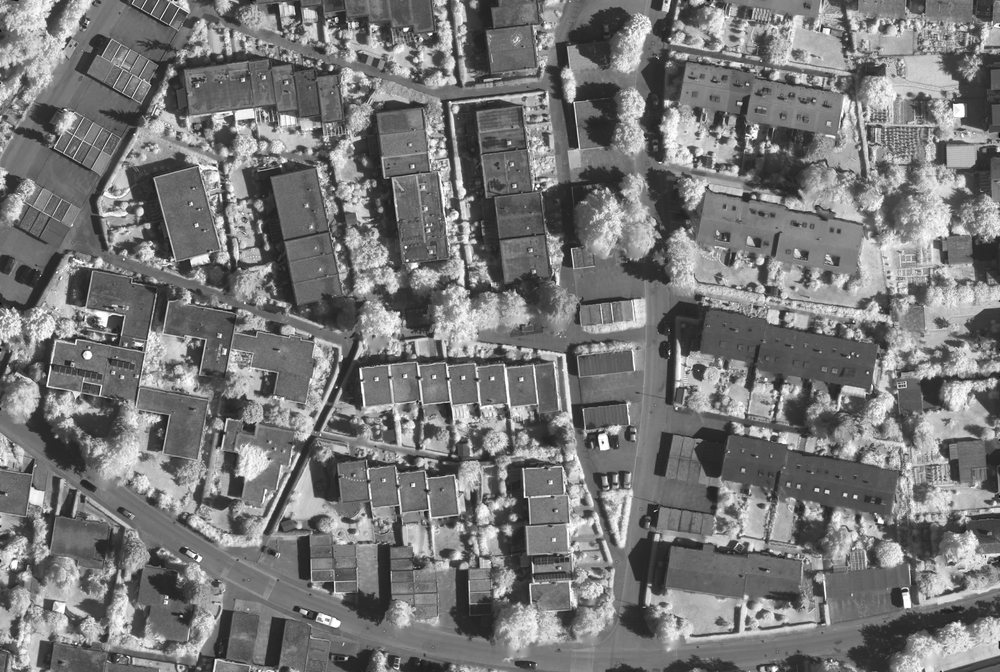
#> input picture canaisRGB_area35/canal_R.png, 1000 x 672 px, shrunk from 2805 x 1884 before the run; the run also reads 1 picture not shown here
$ python d5area35_transformarYUV.py
#> lines starting #> are read from the running program, lines starting #| are printed output that depends on the picture
import os  # pastas e caminhos
import cv2  # ler e salvar
import numpy as np  # contas
import matplotlib.pyplot as plt  # plot

pasta_rgb = "canaisRGB_area35"  # origem dos canais RGB
pasta_saida = "canaisYUV_area35"  # saída YUV
os.makedirs(pasta_saida, exist_ok=True)  # cria pasta

R = cv2.imread(os.path.join(pasta_rgb, "canal_R.png"), cv2.IMREAD_GRAYSCALE)  # lê R
#> R is the input picture: shape (672, 1000); min 9, max 255, mean 119.9
G = cv2.imread(os.path.join(pasta_rgb, "canal_G.png"), cv2.IMREAD_GRAYSCALE)  # lê G
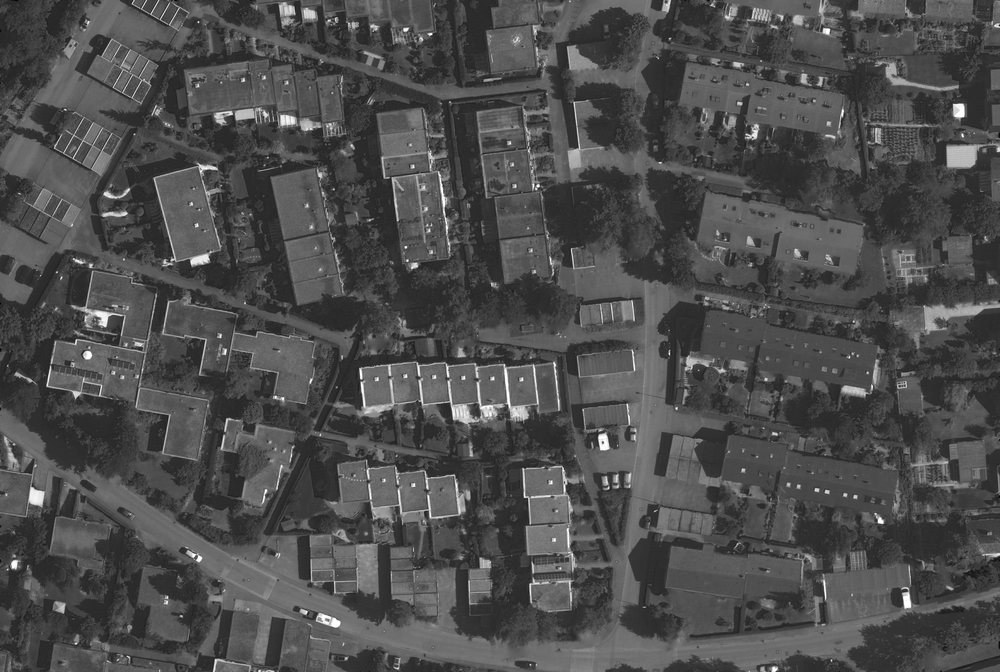
#> input picture canaisRGB_area35/canal_G.png, 1000 x 672 px, shrunk from 2805 x 1884 before the run
#> G is the input picture: shape (672, 1000); min 8, max 255, mean 77.1
B = cv2.imread(os.path.join(pasta_rgb, "canal_B.png"), cv2.IMREAD_GRAYSCALE)  # lê B

if R is None or G is None or B is None:  # checa leitura
    raise FileNotFoundError("Não foi possível carregar canal_R.png, canal_G.png ou canal_B.png em canaisRGB_area35.")  # erro

R = R.astype(np.float32)  # float para não truncar
G = G.astype(np.float32)  # float para não truncar
B = B.astype(np.float32)  # float para não truncar

# BT.601 (YUV)
Y = 0.299 * R + 0.587 * G + 0.114 * B  # luminância
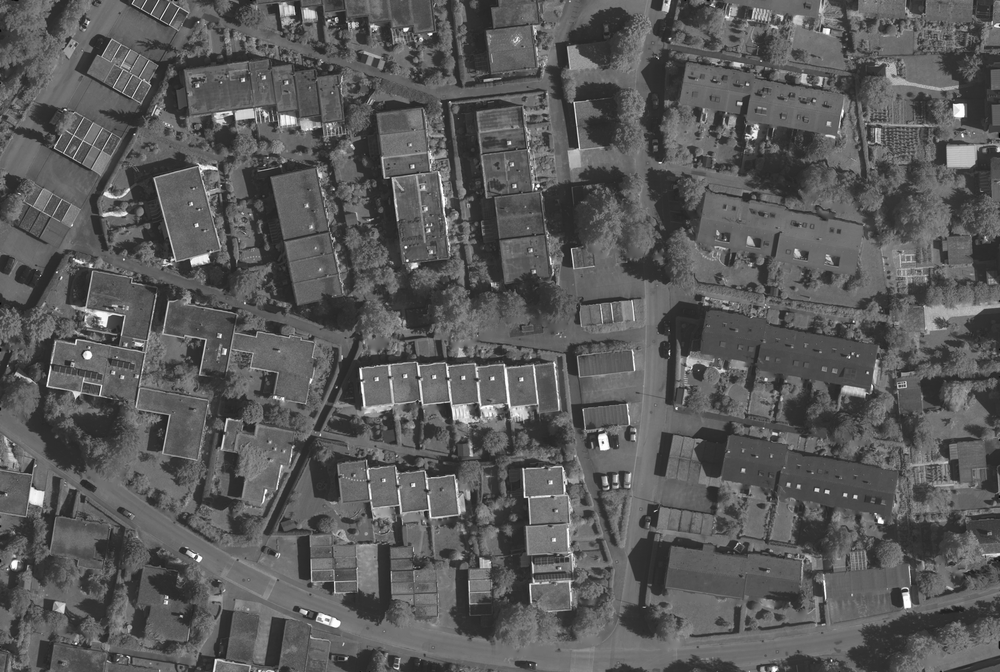
#> Y: shape (672, 1000) float32; min 8.3, max 255, mean 90.3
U = -0.14713 * R - 0.28886 * G + 0.436 * B  # crominância azul (pode ser negativa)
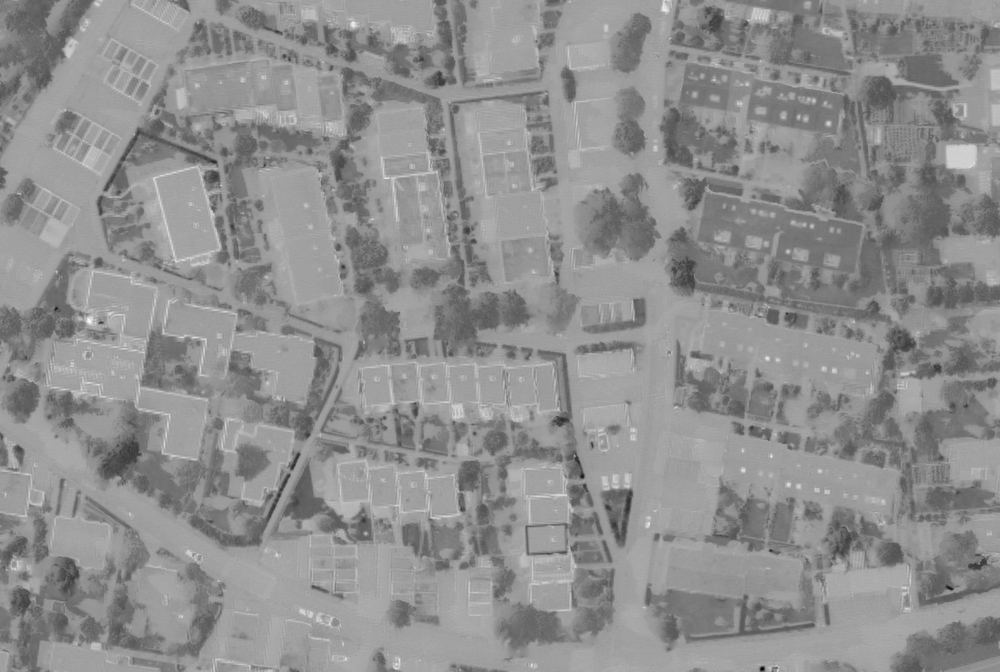
#> U: shape (672, 1000) float32; min -42.19, max 24.25, mean -4.9; drawn with min black and max white
V = 0.615 * R - 0.51499 * G - 0.10001 * B  # crominância vermelha (pode ser negativa)
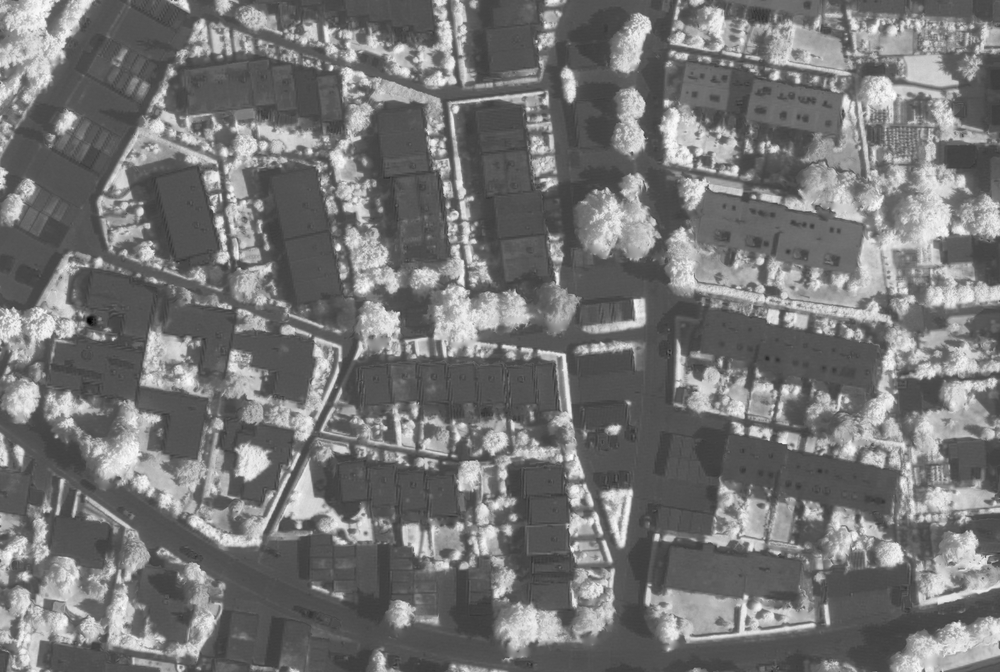
#> V: shape (672, 1000) float32; min -46.25, max 110.1, mean 26; drawn with min black and max white

U_digital = U + 128.0  # desloca para caber em 0..255
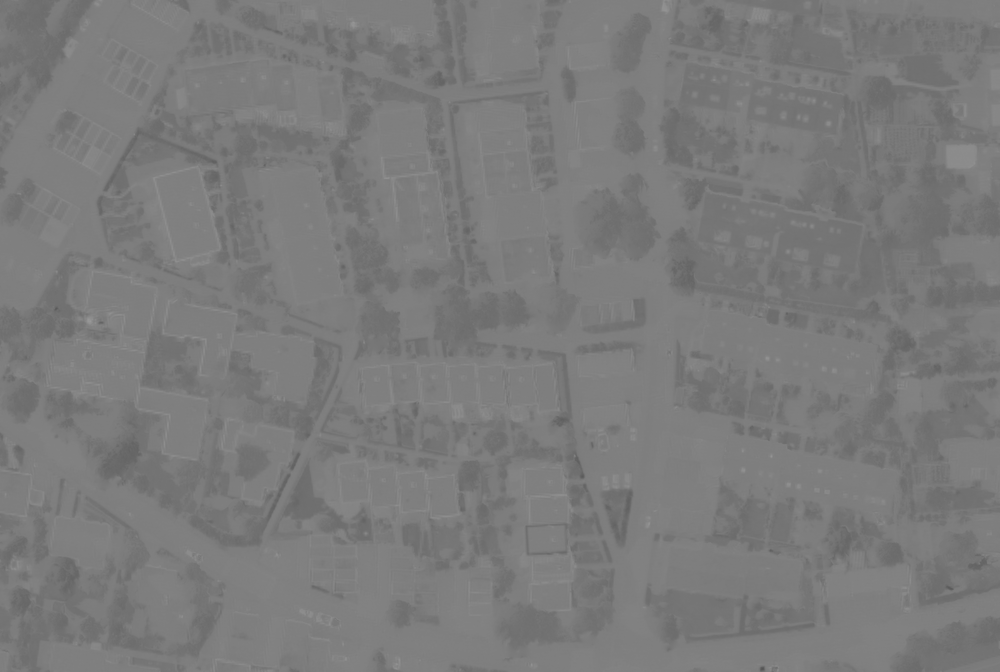
#> U_digital: shape (672, 1000) float32; min 85.81, max 152.3, mean 123.1
V_digital = V + 128.0  # desloca para caber em 0..255
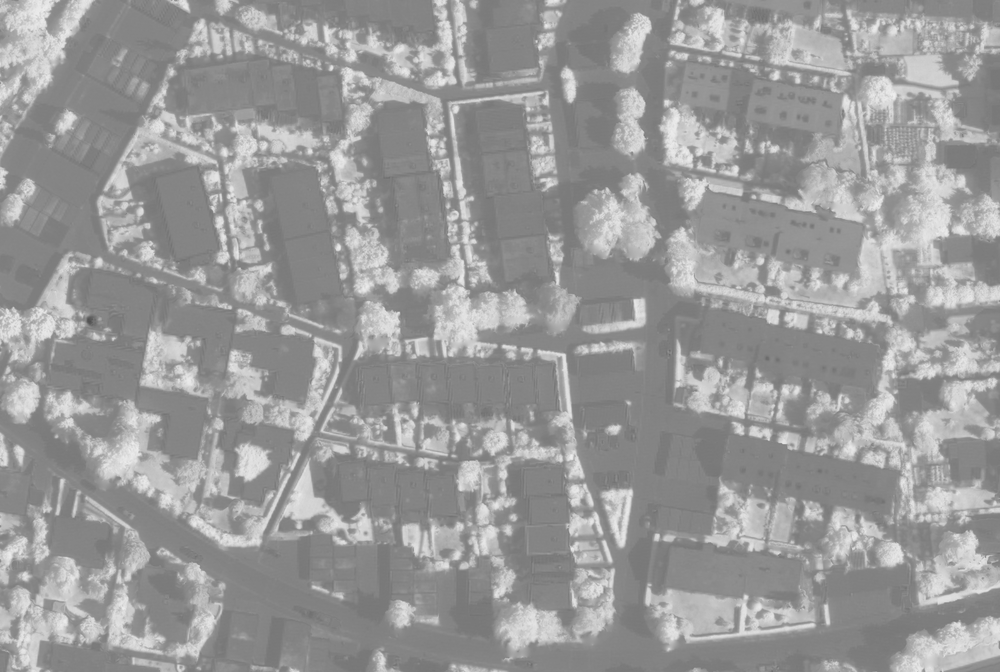
#> V_digital: shape (672, 1000) float32; min 81.75, max 238.1, mean 154

Y_8bit = np.clip(Y, 0, 255).astype(np.uint8)  # Y em 8-bit
U_8bit = np.clip(U_digital, 0, 255).astype(np.uint8)  # U em 8-bit
V_8bit = np.clip(V_digital, 0, 255).astype(np.uint8)  # V em 8-bit

# Montar a imagem YUV 3 canais (Y,U,V)
imagem_yuv = cv2.merge((Y_8bit, U_8bit, V_8bit))  # merge YUV
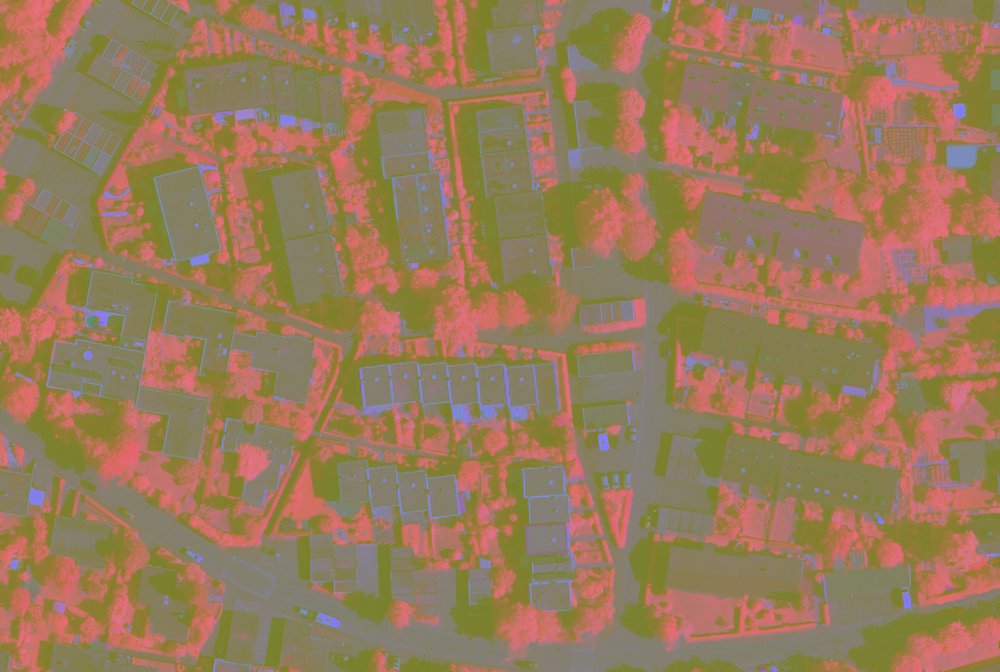
#> imagem_yuv: shape (672, 1000, 3); mean of channels 0, 1, 2 89.8, 122.6, 153.5; drawn as B, G, R

cv2.imwrite(os.path.join(pasta_saida, "canal_Y.png"), Y_8bit)  # salva canal Y
cv2.imwrite(os.path.join(pasta_saida, "canal_U.png"), U_8bit)  # salva canal U
cv2.imwrite(os.path.join(pasta_saida, "canal_V.png"), V_8bit)  # salva canal V
cv2.imwrite(os.path.join(pasta_saida, "imagem_YUV.png"), imagem_yuv)  # salva imagem YUV (dados)

print("d.5 concluído (area35): canais YUV e imagem YUV 3-canais salvos em canaisYUV_area35.")

plt.figure(figsize=(12, 4))  # figura

plt.subplot(1, 3, 1)  # Y
plt.imshow(Y_8bit, cmap="gray")  # mostra Y
plt.title("Y")  # título
plt.axis("off")  # sem eixo

plt.subplot(1, 3, 2)  # U
plt.imshow(U_8bit, cmap="gray")  # mostra U
plt.title("U (+128)")  # título
plt.axis("off")  # sem eixo

plt.subplot(1, 3, 3)  # V
plt.imshow(V_8bit, cmap="gray")  # mostra V
plt.title("V (+128)")  # título
plt.axis("off")  # sem eixo

plt.tight_layout()  # ajusta
plt.show()  # exibe
